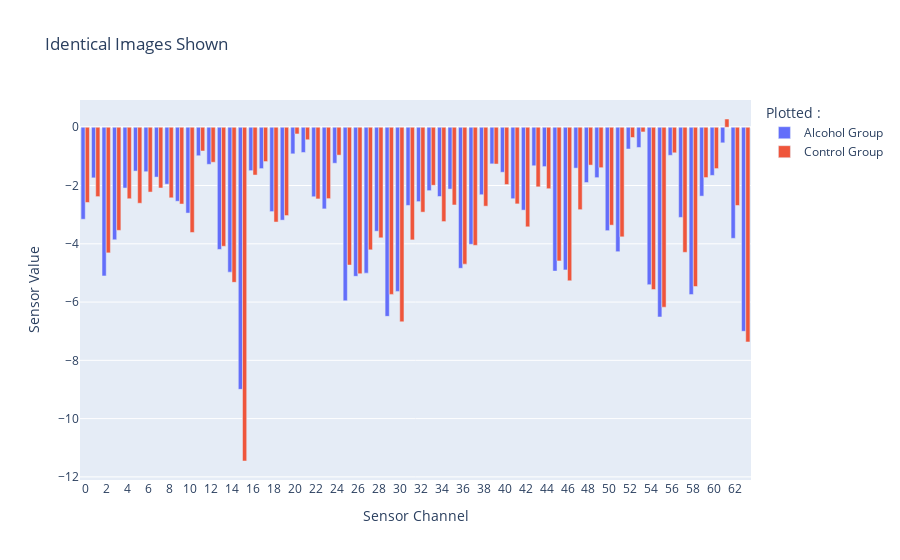

Notebook cell for this chart:
### Code cell
B=[]
for i in range(0, 64):
    B.append(str(i))

fig = go.Figure()
fig.add_trace(go.Bar(x=B, y=x3, name="Alcohol Group"))
fig.add_trace(go.Bar(x=B, y=x4, name="Control Group"))


fig.update_layout(barmode='group',
                    title="Identical Images Shown",
                    xaxis_title="Sensor Channel",
                    yaxis_title="Sensor Value",
                    legend_title="Plotted :",)
fig.show()

### Figure 1 — Plotly figure (JSON) as saved in the notebook; plotly's stock layout.template omitted (floating-point values rounded to 4 significant figures)
{"data": [{"name": "Alcohol Group", "type": "bar", "x": ["0", "1", "2", "3", "4", "5", "6", "7", "8", "9", "10", "11", "12", "13", "14", "15", "16", "17", "18", "19", "20", "21", "22", "23", "24", "25", "26", "27", "28", "29", "30", "31", "32", "33", "34", "35", "36", "37", "38", "39", "40", "41", "42", "43", "44", "45", "46", "47", "48", "49", "50", "51", "52", "53", "54", "55", "56", "57", "58", "59", "60", "61", "62", "63"], "y": [-3.158, -1.737, -5.103, -3.863, -2.087, -1.505, -1.527, -1.711, -1.954, -2.54, -2.946, -0.9781, -1.274, -4.194, -4.973, -8.996, -1.49, -1.42, -2.895, -3.189, -0.9131, -0.8665, -2.386, -2.802, -1.236, -5.955, -5.117, -5.007, -3.569, -6.491, -5.634, -2.684, -2.553, -2.176, -2.377, -2.123, -4.841, -4.017, -2.316, -1.257, -1.545, -2.453, -2.845, -1.322, -1.351, -4.938, -4.896, -1.404, -1.897, -1.73, -3.55, -4.272, -0.7481, -0.6951, -5.402, -6.511, -0.9631, -3.095, -5.744, -2.365, -1.653, -0.5355, -3.813, -7.004]}, {"name": "Control Group", "type": "bar", "x": ["0", "1", "2", "3", "4", "5", "6", "7", "8", "9", "10", "11", "12", "13", "14", "15", "16", "17", "18", "19", "20", "21", "22", "23", "24", "25", "26", "27", "28", "29", "30", "31", "32", "33", "34", "35", "36", "37", "38", "39", "40", "41", "42", "43", "44", "45", "46", "47", "48", "49", "50", "51", "52", "53", "54", "55", "56", "57", "58", "59", "60", "61", "62", "63"], "y": [-2.582, -2.381, -4.312, -3.539, -2.454, -2.608, -2.225, -2.085, -2.422, -2.636, -3.611, -0.8159, -1.202, -4.086, -5.323, -11.45, -1.641, -1.178, -3.254, -3.031, -0.2307, -0.429, -2.46, -2.451, -0.9572, -4.73, -5.028, -4.207, -3.795, -5.737, -6.678, -3.866, -2.914, -1.993, -3.238, -2.668, -4.698, -4.054, -2.709, -1.263, -1.966, -2.631, -3.417, -2.046, -2.11, -4.587, -5.27, -2.829, -1.3, -1.388, -3.361, -3.762, -0.3522, -0.1619, -5.573, -6.176, -0.8777, -4.294, -5.466, -1.728, -1.419, 0.2826, -2.685, -7.368]}], "layout": {"barmode": "group", "legend": {"title": {"text": "Plotted :"}}, "title": {"text": "Identical Images Shown"}, "xaxis": {"title": {"text": "Sensor Channel"}}, "yaxis": {"title": {"text": "Sensor Value"}}}}
